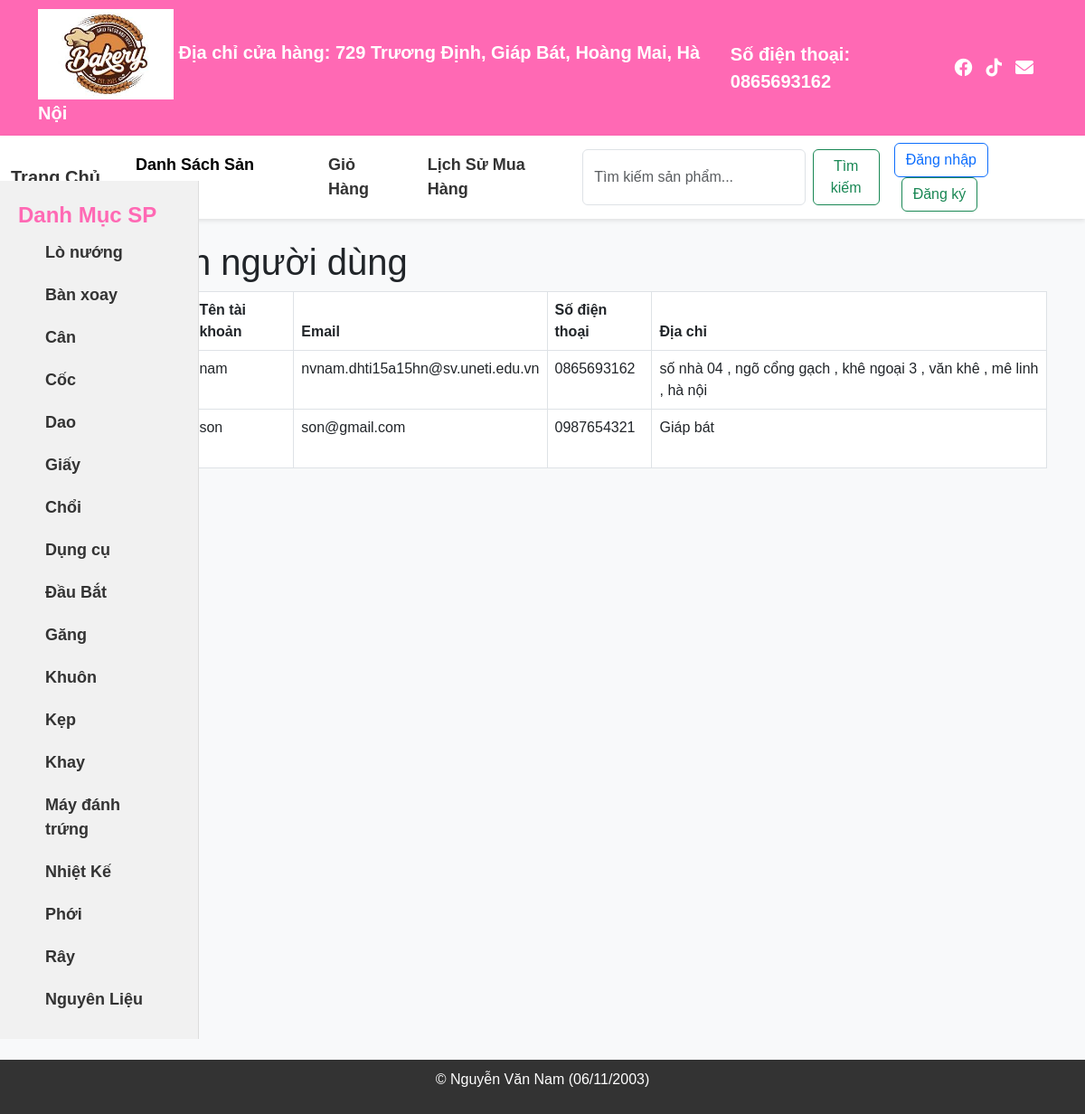
The app's page /baitaplon/user_list.php with its own data.
### tables this page shows
CREATE TABLE `users` (
  `id` int(11) NOT NULL,
  `username` varchar(50) NOT NULL,
  `password` varchar(255) NOT NULL,
  `created_at` timestamp NOT NULL DEFAULT current_timestamp(),
  `full_name` varchar(255) NOT NULL,
  `email` varchar(255) NOT NULL,
  `phone` varchar(15) NOT NULL,
  `address` varchar(255) DEFAULT NULL
);

### baitaplon/user_list.php (the view, shortened to what this page needs)
<?php
include 'db_connect.php';
$sql = "SELECT id, full_name, username, email, phone, address FROM users";
$result = $conn->query($sql);
$sql_categories = "SELECT DISTINCT category FROM products";
$categories = $conn->query($sql_categories);
?>
<!DOCTYPE html>
<html lang="en">
<head>
    <link href="https://cdn.jsdelivr.net/npm/bootstrap@5.3.0/dist/css/bootstrap.min.css" rel="stylesheet">
    <link rel="stylesheet" href="https://cdnjs.cloudflare.com/ajax/libs/font-awesome/6.0.0-beta3/css/all.min.css">
</head>
<body>
    <div class="top-bar">
        <div class="container">
            <div class="logo-container">
                <img src="uploads/nam.jpg" alt="Logo cửa hàng">
                <span>Địa chỉ cửa hàng: 729 Trương Định, Giáp Bát, Hoàng Mai, Hà Nội</span>
            </div>
            <div class="phone-number">
                <span>Số điện thoại: <strong>0865693162</strong></span>
            </div>
            <div class="social-icons">
                <a href="https://www.facebook.com/nguyen.nam" target="_blank" title="Facebook">
                    <i class="fab fa-facebook"></i>
                </a>
                <a href="https://www.tiktok.com/@namthaan.0611" target="_blank" title="TikTok">
                    <i class="fab fa-tiktok"></i>
                </a>
                <a href="mailto:your.email@example.com" title="Email">
                    <i class="fas fa-envelope"></i>
                </a>
            </div>
        </div>
    </div>
    <nav class="navbar navbar-expand-lg navbar-light">
        <div class="container-fluid">
            <a class="navbar-brand" href="index.php">Trang Chủ</a>
            <div class="collapse navbar-collapse" id="navbarNav">
                <ul class="navbar-nav me-auto mb-2 mb-lg-0">
                    <li class="nav-item">
                        <a class="nav-link active" href="index.php">Danh Sách Sản Phẩm</a>
                    </li>
                    <li class="nav-item">
                        <a class="nav-link" href="cart.php">Giỏ Hàng</a>
                    </li>
                    <li class="nav-item">
                        <a class="nav-link" href="order_historys.php">Lịch Sử Mua Hàng</a>
                    </li>
                </ul>
                 <form action="search.php" method="GET" class="d-flex ms-2">
                    <input type="text" name="keyword" class="form-control" placeholder="Tìm kiếm sản phẩm..." required>
                    <button type="submit" class="btn btn-outline-success ms-2">Tìm kiếm</button>
                </form>
                <div class="ms-3">
                    <?php if (isset($_SESSION['username'])): ?>
                        <span class="navbar-text">Xin chào, <?php echo htmlspecialchars($_SESSION['username']); ?>!</span>
                        <a href="logout.php" class="btn btn-outline-danger ms-2">Đăng xuất</a>
                    <?php else: ?>
                        <a href="login.php" class="btn btn-outline-primary">Đăng nhập</a>
                        <a href="register.php" class="btn btn-outline-success ms-2">Đăng ký</a>
                    <?php endif; ?>
                </div>
            </div>
        </div>
    </nav>
    <div class="category-sidebar">
        <span class="category-title">Danh Mục SP</span>
        <ul class="navbar-nav">
            <?php if ($categories->num_rows > 0): ?>
                <?php while ($category = $categories->fetch_assoc()): ?>
                    <li class="nav-item">
                        <a class="nav-link" href="search.php?keyword=<?php echo urlencode($category['category']); ?>">
                            <?php echo htmlspecialchars($category['category']); ?>
                        </a>
                    </li>
                <?php endwhile; ?>
            <?php else: ?>
                <li class="nav-item">
                    <span class="nav-link">Chưa có danh mục nào.</span>
                </li>
            <?php endif; ?>
        </ul>
    </div>
    <div class="container mt-4">
        <div class="table-container">
        <h1>Danh sách người dùng</h1>
        <table class="table table-bordered">
            <thead>
                <tr>
                    <th>ID</th>
                    <th>Tên người dùng</th>
                    <th>Tên tài khoản</th>
                    <th>Email</th>
                    <th>Số điện thoại</th>
                    <th>Địa chỉ</th>
                </tr>
            </thead>
            <tbody>
                <?php if ($result->num_rows > 0): ?>
                    <?php while($row = $result->fetch_assoc()): ?>
                        <tr>
                            <td><?php echo $row['id']; ?></td>
                            <td><?php echo htmlspecialchars($row['full_name']); ?></td>
                            <td><?php echo htmlspecialchars($row['username']); ?></td>
                            <td><?php echo htmlspecialchars($row['email']); ?></td>
                            <td><?php echo htmlspecialchars($row['phone']); ?></td>
                            <td><?php echo htmlspecialchars($row['address']); ?></td>
                        </tr>
                    <?php endwhile; ?>
                <?php else: ?>
                    <tr>
                        <td colspan="6" class="text-center">Không có người dùng nào.</td>
                    </tr>
                <?php endif; ?>
            </tbody>
        </table>
        <div class="card-body">
                <a href="admin_dashboard.php" class="btn btn-success">Trở Lại Trang ADMIN</a>
        </div>
    </div>
    </div>
    <footer>
        <p>&copy;  Nguyễn Văn Nam (06/11/2003)</p>
    </footer>
</body>
</html>

### baitaplon/user_list.php (style rules this page uses)
body { background-color: #f8f9fa; font-family: Arial, sans-serif; }
.top-bar { background-color: #ff69b4; color: white; padding: 10px 0; font-size: 20px; font-weight: bold; }
.top-bar .container { display: flex; justify-content: space-between; align-items: center; }
.logo-container img { width: 150px; height: auto; }
.navbar { background-color: #ffffff; box-shadow: 0 2px 5px rgba(0, 0, 0, 0.1); font-size: 18px; }
.navbar-brand, .nav-link { font-weight: bold; color: #333333; }
.navbar-nav .nav-link { margin-left: 15px; }
.social-icons i { font-size: 20px; color: white; margin-right: 15px; }
.phone-number, .social-icons { display: flex; align-items: center; }
.category-sidebar { width: 220px; position: absolute; top:200px; left: 0; background-color: #f1f1f1; border-right: 1px solid #ddd; padding: 20px; font-size: 18px; }
.category-sidebar .category-title { font-size: 24px; font-weight: bold; color: #ff69b4; margin-bottom: 20px; }
.category-sidebar .nav-link { display: block; padding: 10px 15px; color: #333; text-decoration: none; font-size: 18px; }
footer { background-color: #333; color: #fff; text-align: center; padding: 10px 0; position: relative; z-index: 10; width: 100%; margin-top: 600px; }

### records on screen
users: username "nam", email "nvnam.dhti15a15hn@sv.uneti.edu.vn", phone "0865693162", address "số nhà 04 , ngõ cổng gạch , khê ngoại 3 , văn khê , mê linh , hà nội"
users: username "son", email "son@gmail.com", phone "0987654321", address "Giáp bát"

### other values on screen
$category['category'] "Lò nướng"
$category['category'] "Bàn xoay"
$category['category'] "Cân"
$category['category'] "Cốc"
$category['category'] "Dao"
$category['category'] "Giấy"
$category['category'] "Chổi"
$category['category'] "Dụng cụ"
$category['category'] "Đầu Bắt"
$category['category'] "Găng"
$category['category'] "Khuôn"
$category['category'] "Kẹp"
$category['category'] "Khay"
$category['category'] "Máy đánh trứng"
$category['category'] "Nhiệt Kế"
